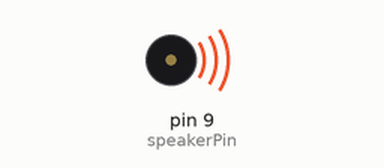
A sketch run on a simulated Arduino Uno, built with avr-gcc and run on an emulated ATmega328P. Parts: buzzer (waves = sounding).

Above: at 0.2 s.
Timing chart, 0 to 5.2 s (numbered marks = the images above):
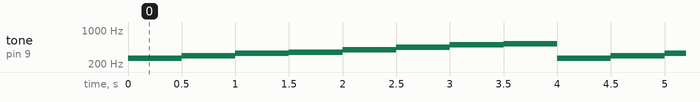

The sketch:

CMajorScale.ino
```cpp
int speakerPin = 9;

void setup() {
  pinMode(speakerPin, OUTPUT);
}

void loop() {
  int c = 262;
  int d = 294;
  int e = 330;
  int f = 349;
  int g = 392;
  int a = 440;
  int b = 494;
  int c2 = 523;

  tone(speakerPin, c);
  delay(500);
  tone(speakerPin, d);
  delay(500);
  tone(speakerPin, e);
  delay(500);
  tone(speakerPin, f);
  delay(500);
  tone(speakerPin, g);
  delay(500);
  tone(speakerPin, a);
  delay(500);
  tone(speakerPin, b);
  delay(500);
  tone(speakerPin, c2);
  delay(500);
}
```

Measured:
- by itself, tone on pin 9 (speakerPin): repeats every 4.0 s: 294 Hz 0.50 s, 330 Hz 0.50 s, 349 Hz 0.50 s, 392 Hz 0.50 s, 440 Hz 0.50 s, 494 Hz 0.50 s, 523 Hz 0.50 s, 262 Hz 0.50 s
